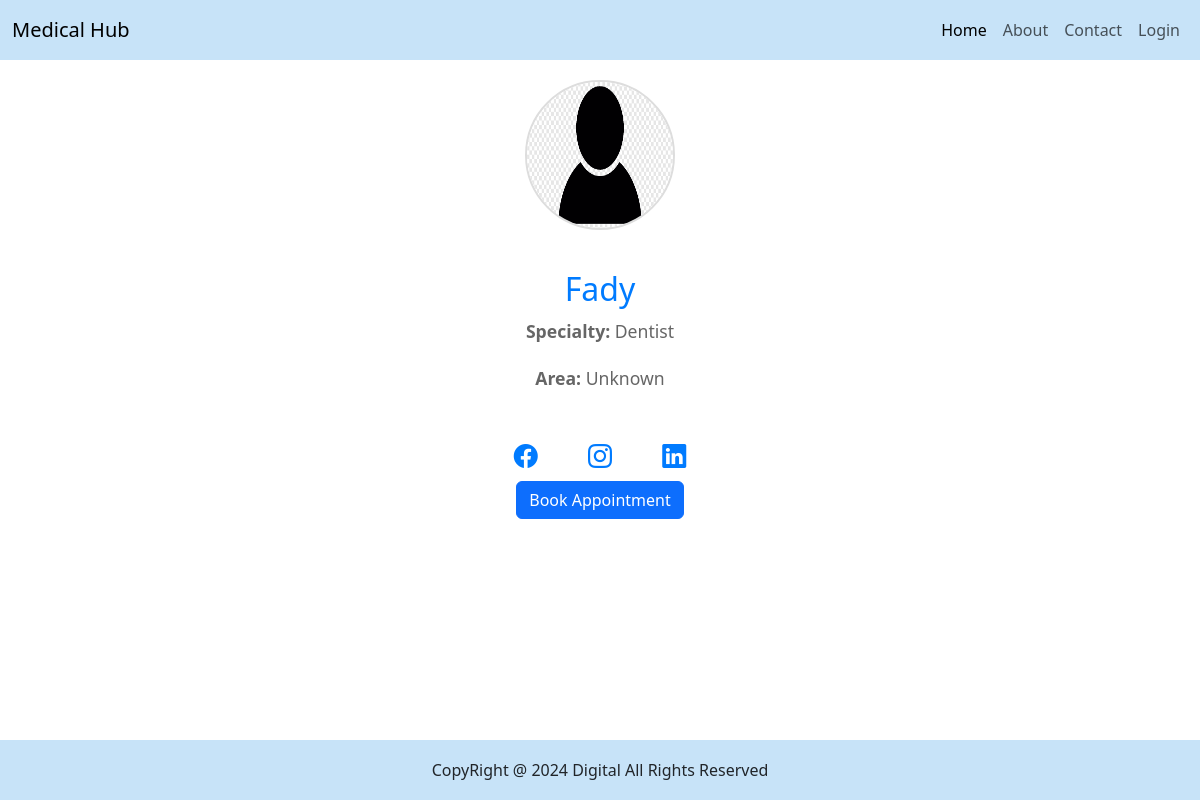
The page /doctor/2/ on the database its author committed.
### Home/models.py (models this page shows, shortened)
class Doctor(models.Model):
    Name = models.CharField(max_length=50)
    mobile = models.IntegerField()
    special = models.CharField(max_length=50)
    area = models.CharField(max_length=50,default='Unknown')

### Home/views.py (the view)
# urls.py: path('doctor/<int:id>/',views.doctor_detail_view, name='doctor_detail'),
def doctor_detail_view(request, id):
    doctor = get_object_or_404(Doctor, id=id)
    context = {
        'doctor': doctor
    }
    return render(request, 'Home/doctor_detail.html', context)

### Home/templates/Home/doctor_detail.html
{% include 'Home/base.html' %}
{% load static %}
{% include 'Home/nav.html' %}
{% block content %}
<div class="doctor-details">
    <div class="doctor-card">
        <img src="{% static 'Home/images/person.png' %}" alt="{{ doctor.Name }}">
        <div class="info">
            <h2>{{ doctor.Name }}</h2>
            <p><strong>Specialty:</strong> {{ doctor.special }}</p>
            <p><strong>Area:</strong> {{ doctor.area }}</p>
        </div>
        <div class="social-links">
            <a href="https://www.facebook.com/" class="btn btn-link"><i class="bi bi-facebook"></i></a>
            <a href="https://www.bi-instagram.com/" class="btn btn-link"><i class="bi bi-instagram"></i></a>
            <a href="https://www.linkedin.com/" class="btn btn-link"><i class="bi bi-linkedin"></i></a>
        </div>
        <a href="{% url 'book_appointment' doctor.id %}" class="btn btn-primary">Book Appointment</a>
    </div>
</div>
{% endblock content %}
{% include 'Home/footer.html' %}

### Home/static/Home/css/style.css (style rules this page uses)
.doctor-details { max-width: 800px; margin: 0 auto; padding: 20px; }
.doctor-details p { font-size: 1.2em; color: #555; line-height: 1.5; margin-bottom: 20px; }
.doctor-details .doctor-card { display: flex; flex-direction: column; align-items: center; text-align: center; }
.doctor-details .doctor-card img { width: 150px; height: 150px; border-radius: 50%; margin-bottom: 20px; border: 2px solid #ddd; }
.doctor-details .doctor-card .info { padding: 20px; }
.doctor-details .doctor-card .info h2 { font-size: 2em; margin-bottom: 10px; color: #007bff; }
.doctor-details .doctor-card .info p { font-size: 1.1em; color: #666; }
.doctor-details .doctor-card .social-links a { margin: 0 10px; font-size: 1.5em; color: #007bff; text-decoration: none; }

### rows shown on the page
Doctor: Name "Fady", special "Dentist", area "Unknown"
